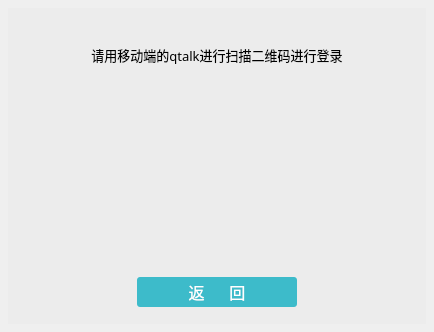
<?xml version="1.0" encoding="UTF-8"?>
<ui version="4.0">
 <class>ErCodeLoginWidget</class>
 <widget class="QWidget" name="ErCodeLoginWidget">
  <property name="geometry">
   <rect>
    <x>0</x>
    <y>0</y>
    <width>434</width>
    <height>332</height>
   </rect>
  </property>
  <property name="windowTitle">
   <string>Form</string>
  </property>
  <property name="styleSheet">
   <string notr="true">QWidget{
	font-family:&quot;微软雅黑&quot;;
}

QWidget#shadowinnerbg{
    background-color: #ECECEC;
}

QPushButton#pbtn_return{
	color: #FFFFFF;
    background-color: #3dbbca;
	border-radius: 3px;
}


QPushButton#pbtn_return:hover{
    color: #FFFFFF;
	background-color: #1194a4;
}</string>
  </property>
  <layout class="QVBoxLayout" name="verticalLayout_5">
   <property name="spacing">
    <number>0</number>
   </property>
   <property name="leftMargin">
    <number>0</number>
   </property>
   <property name="topMargin">
    <number>0</number>
   </property>
   <property name="rightMargin">
    <number>0</number>
   </property>
   <property name="bottomMargin">
    <number>0</number>
   </property>
   <item>
    <widget class="QWidget" name="shadowbg" native="true">
     <layout class="QVBoxLayout" name="verticalLayout_4">
      <property name="spacing">
       <number>0</number>
      </property>
      <property name="leftMargin">
       <number>8</number>
      </property>
      <property name="topMargin">
       <number>8</number>
      </property>
      <property name="rightMargin">
       <number>8</number>
      </property>
      <property name="bottomMargin">
       <number>8</number>
      </property>
      <item>
       <widget class="QWidget" name="shadowinnerbg" native="true">
        <layout class="QVBoxLayout" name="verticalLayout_3">
         <property name="spacing">
          <number>0</number>
         </property>
         <property name="leftMargin">
          <number>0</number>
         </property>
         <property name="topMargin">
          <number>0</number>
         </property>
         <property name="rightMargin">
          <number>0</number>
         </property>
         <property name="bottomMargin">
          <number>0</number>
         </property>
         <item>
          <widget class="TitlebarWidget" name="titlebarWidget" native="true">
           <property name="minimumSize">
            <size>
             <width>0</width>
             <height>27</height>
            </size>
           </property>
           <property name="maximumSize">
            <size>
             <width>16777215</width>
             <height>27</height>
            </size>
           </property>
          </widget>
         </item>
         <item>
          <widget class="QWidget" name="widget_bk" native="true">
           <layout class="QVBoxLayout" name="verticalLayout_2">
            <property name="spacing">
             <number>0</number>
            </property>
            <property name="leftMargin">
             <number>0</number>
            </property>
            <property name="topMargin">
             <number>0</number>
            </property>
            <property name="rightMargin">
             <number>0</number>
            </property>
            <property name="bottomMargin">
             <number>0</number>
            </property>
            <item>
             <widget class="QWidget" name="widget" native="true">
              <layout class="QVBoxLayout" name="verticalLayout">
               <property name="spacing">
                <number>0</number>
               </property>
               <property name="leftMargin">
                <number>0</number>
               </property>
               <property name="topMargin">
                <number>0</number>
               </property>
               <property name="rightMargin">
                <number>0</number>
               </property>
               <property name="bottomMargin">
                <number>0</number>
               </property>
               <item>
                <widget class="QWidget" name="widget_3" native="true">
                 <property name="minimumSize">
                  <size>
                   <width>0</width>
                   <height>80</height>
                  </size>
                 </property>
                 <property name="maximumSize">
                  <size>
                   <width>16777215</width>
                   <height>80</height>
                  </size>
                 </property>
                 <layout class="QVBoxLayout" name="verticalLayout_6">
                  <property name="spacing">
                   <number>0</number>
                  </property>
                  <property name="leftMargin">
                   <number>0</number>
                  </property>
                  <property name="topMargin">
                   <number>0</number>
                  </property>
                  <property name="rightMargin">
                   <number>0</number>
                  </property>
                  <property name="bottomMargin">
                   <number>0</number>
                  </property>
                  <item>
                   <widget class="QWidget" name="widget_5" native="true">
                    <layout class="QHBoxLayout" name="horizontalLayout">
                     <property name="spacing">
                      <number>0</number>
                     </property>
                     <property name="leftMargin">
                      <number>0</number>
                     </property>
                     <property name="topMargin">
                      <number>0</number>
                     </property>
                     <property name="rightMargin">
                      <number>0</number>
                     </property>
                     <property name="bottomMargin">
                      <number>0</number>
                     </property>
                     <item>
                      <widget class="QLabel" name="title_label">
                       <property name="minimumSize">
                        <size>
                         <width>320</width>
                         <height>30</height>
                        </size>
                       </property>
                       <property name="maximumSize">
                        <size>
                         <width>320</width>
                         <height>30</height>
                        </size>
                       </property>
                       <property name="font">
                        <font>
                         <family>微软雅黑</family>
                         <pointsize>10</pointsize>
                        </font>
                       </property>
                       <property name="text">
                        <string>请用移动端的qtalk进行扫描二维码进行登录</string>
                       </property>
                       <property name="alignment">
                        <set>Qt::AlignCenter</set>
                       </property>
                      </widget>
                     </item>
                    </layout>
                   </widget>
                  </item>
                  <item>
                   <widget class="QWidget" name="widget_6" native="true">
                    <layout class="QHBoxLayout" name="horizontalLayout_4">
                     <property name="spacing">
                      <number>0</number>
                     </property>
                     <property name="leftMargin">
                      <number>0</number>
                     </property>
                     <property name="topMargin">
                      <number>0</number>
                     </property>
                     <property name="rightMargin">
                      <number>0</number>
                     </property>
                     <property name="bottomMargin">
                      <number>0</number>
                     </property>
                     <item>
                      <widget class="QLabel" name="nickname_label">
                       <property name="minimumSize">
                        <size>
                         <width>160</width>
                         <height>30</height>
                        </size>
                       </property>
                       <property name="maximumSize">
                        <size>
                         <width>160</width>
                         <height>30</height>
                        </size>
                       </property>
                       <property name="text">
                        <string/>
                       </property>
                       <property name="alignment">
                        <set>Qt::AlignCenter</set>
                       </property>
                      </widget>
                     </item>
                    </layout>
                   </widget>
                  </item>
                 </layout>
                </widget>
               </item>
               <item>
                <widget class="QWidget" name="widget_4" native="true">
                 <layout class="QHBoxLayout" name="horizontalLayout_2">
                  <property name="spacing">
                   <number>0</number>
                  </property>
                  <property name="leftMargin">
                   <number>0</number>
                  </property>
                  <property name="topMargin">
                   <number>20</number>
                  </property>
                  <property name="rightMargin">
                   <number>0</number>
                  </property>
                  <property name="bottomMargin">
                   <number>20</number>
                  </property>
                  <item>
                   <spacer name="horizontalSpacer_3">
                    <property name="orientation">
                     <enum>Qt::Horizontal</enum>
                    </property>
                    <property name="sizeHint" stdset="0">
                     <size>
                      <width>146</width>
                      <height>20</height>
                     </size>
                    </property>
                   </spacer>
                  </item>
                  <item>
                   <widget class="QLabel" name="ercode_label">
                    <property name="minimumSize">
                     <size>
                      <width>120</width>
                      <height>120</height>
                     </size>
                    </property>
                    <property name="maximumSize">
                     <size>
                      <width>120</width>
                      <height>120</height>
                     </size>
                    </property>
                    <property name="text">
                     <string/>
                    </property>
                   </widget>
                  </item>
                  <item>
                   <spacer name="horizontalSpacer_4">
                    <property name="orientation">
                     <enum>Qt::Horizontal</enum>
                    </property>
                    <property name="sizeHint" stdset="0">
                     <size>
                      <width>146</width>
                      <height>20</height>
                     </size>
                    </property>
                   </spacer>
                  </item>
                 </layout>
                </widget>
               </item>
              </layout>
             </widget>
            </item>
            <item>
             <widget class="QWidget" name="widget_2" native="true">
              <layout class="QHBoxLayout" name="horizontalLayout_3">
               <property name="spacing">
                <number>0</number>
               </property>
               <property name="leftMargin">
                <number>0</number>
               </property>
               <property name="topMargin">
                <number>0</number>
               </property>
               <property name="rightMargin">
                <number>0</number>
               </property>
               <property name="bottomMargin">
                <number>15</number>
               </property>
               <item>
                <spacer name="horizontalSpacer">
                 <property name="orientation">
                  <enum>Qt::Horizontal</enum>
                 </property>
                 <property name="sizeHint" stdset="0">
                  <size>
                   <width>126</width>
                   <height>20</height>
                  </size>
                 </property>
                </spacer>
               </item>
               <item>
                <widget class="QPushButton" name="pbtn_return">
                 <property name="minimumSize">
                  <size>
                   <width>160</width>
                   <height>30</height>
                  </size>
                 </property>
                 <property name="maximumSize">
                  <size>
                   <width>160</width>
                   <height>30</height>
                  </size>
                 </property>
                 <property name="font">
                  <font>
                   <family>微软雅黑</family>
                   <pointsize>12</pointsize>
                  </font>
                 </property>
                 <property name="text">
                  <string>返      回</string>
                 </property>
                 <property name="flat">
                  <bool>true</bool>
                 </property>
                </widget>
               </item>
               <item>
                <spacer name="horizontalSpacer_2">
                 <property name="orientation">
                  <enum>Qt::Horizontal</enum>
                 </property>
                 <property name="sizeHint" stdset="0">
                  <size>
                   <width>126</width>
                   <height>20</height>
                  </size>
                 </property>
                </spacer>
               </item>
              </layout>
             </widget>
            </item>
           </layout>
          </widget>
         </item>
        </layout>
       </widget>
      </item>
     </layout>
    </widget>
   </item>
  </layout>
 </widget>
 <customwidgets>
  <customwidget>
   <class>TitlebarWidget</class>
   <extends>QWidget</extends>
   <header>TitlebarWidget.h</header>
   <container>1</container>
  </customwidget>
 </customwidgets>
 <resources/>
 <connections/>
</ui>
